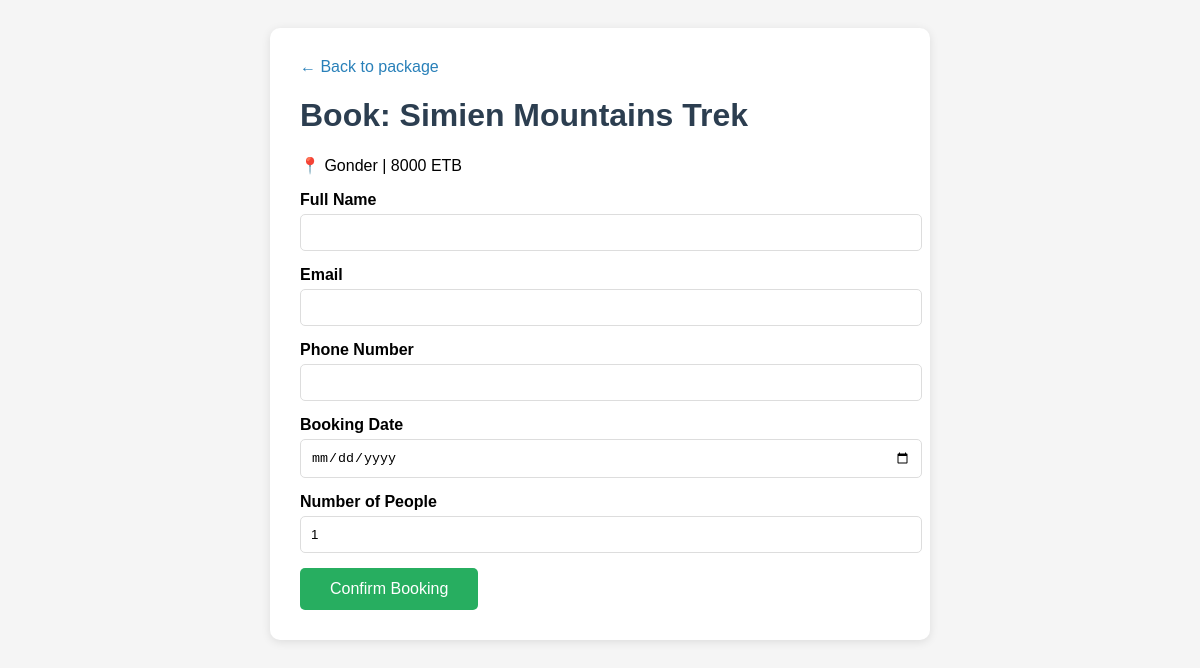
/book/2/, run on the app's committed database.
### tours/models.py (models this page shows, shortened)
class TourPackage(models.Model):
    PACKAGE_TYPES = [
        ('cultural', 'Cultural & Historical'),
        ('adventure', 'Adventure & Nature'),
        ('extreme', 'Extreme Adventure'),
    ]
    name = models.CharField(max_length=200)
    package_type = models.CharField(max_length=50, choices=PACKAGE_TYPES)
    location = models.CharField(max_length=200)
    price = models.IntegerField(help_text="Price in ETB")
    duration_days = models.IntegerField()
    description = models.TextField()
    image = models.ImageField(upload_to='tours/', blank=True, null=True)
    created_at = models.DateTimeField(auto_now_add=True)

### tours/views.py (the view)
# urls.py: path('book/<int:package_id>/', views.book_package, name='book_package'),
def book_package(request, package_id):
    package = get_object_or_404(TourPackage, id=package_id)
    if request.method == 'POST':
        form = BookingForm(request.POST)
        if form.is_valid():
            booking = form.save(commit=False)
            booking.package = package
            booking.save()
            messages.success(request, f'Booking confirmed for {package.name}!')
            return redirect('package_detail', package_id=package_id)
    else:
        form = BookingForm()
    return render(request, 'tours/booking_form.html', {
        'form': form,
        'package': package
    })

### tours/forms.py
class BookingForm(forms.ModelForm):
    class Meta:
        model = Booking
        fields = ['customer_name', 'customer_email', 'customer_phone', 'booking_date', 'number_of_people']
        widgets = {
            'booking_date': forms.DateInput(attrs={'type': 'date'}),
        }

### tours/templates/tours/booking_form.html (shortened to what this page needs)
<!DOCTYPE html>
<html>
<head>
</head>
<body>
    <div class="container">
        <a href="{% url 'package_detail' package.id %}" class="back">← Back to package</a>
        <h1>Book: {{ package.name }}</h1>
        <p>📍 {{ package.location }} | {{ package.price }} ETB</p>
        <form method="POST">
            <div class="form-group">
                <label>Full Name</label>
                {{ form.customer_name }}
            </div>
            <div class="form-group">
                <label>Email</label>
                {{ form.customer_email }}
            </div>
            <div class="form-group">
                <label>Phone Number</label>
                {{ form.customer_phone }}
            </div>
            <div class="form-group">
                <label>Booking Date</label>
                {{ form.booking_date }}
            </div>
            <div class="form-group">
                <label>Number of People</label>
                {{ form.number_of_people }}
            </div>
            <button type="submit" class="btn">Confirm Booking</button>
        </form>
    </div>
</body>
</html>

### tours/templates/tours/booking_form.html (style rules this page uses)
body { font-family: Arial, sans-serif; background: #f5f5f5; padding: 20px; }
.container { max-width: 600px; margin: 0 auto; background: white; padding: 30px; border-radius: 10px; box-shadow: 0 2px 10px rgba(0,0,0,0.1); }
h1 { color: #2c3e50; }
.form-group { margin-bottom: 15px; }
label { display: block; font-weight: bold; margin-bottom: 5px; }
input, select { width: 100%; padding: 10px; border: 1px solid #ddd; border-radius: 5px; }
.btn { background: #27ae60; color: white; padding: 12px 30px; border: none; border-radius: 5px; cursor: pointer; font-size: 16px; }
.back { color: #2980b9; text-decoration: none; }

### data on the page
TourPackage: name "Simien Mountains Trek", location "Gonder", price "8000"
